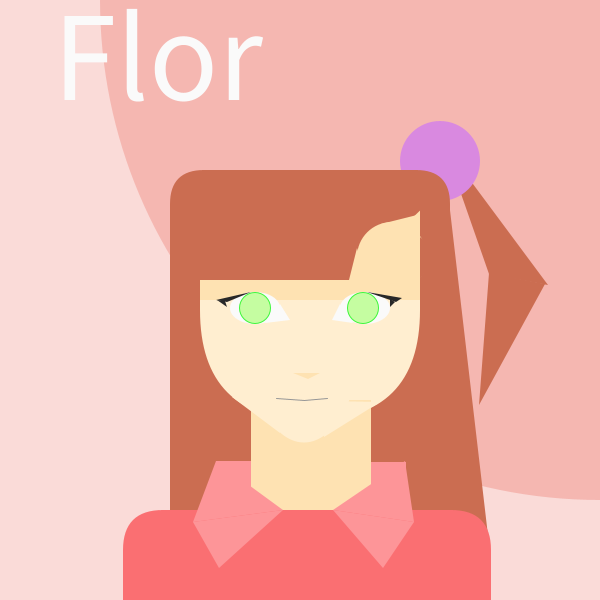
Frame 1 (no input)
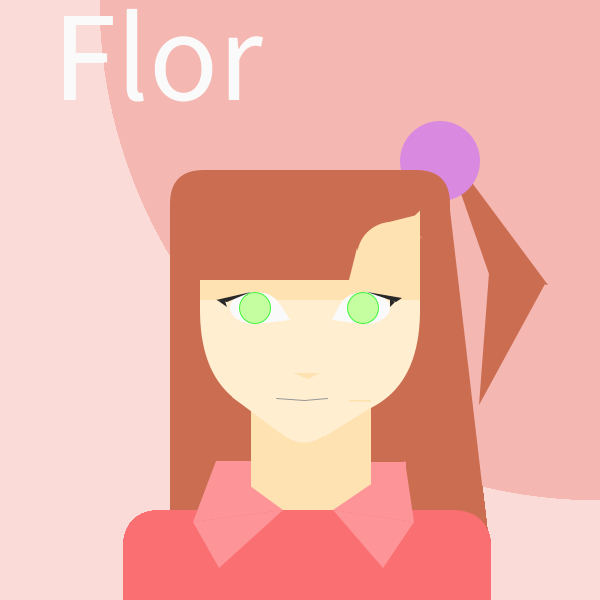
Frame 60 (the mouse pressed at the canvas centre just before this capture)
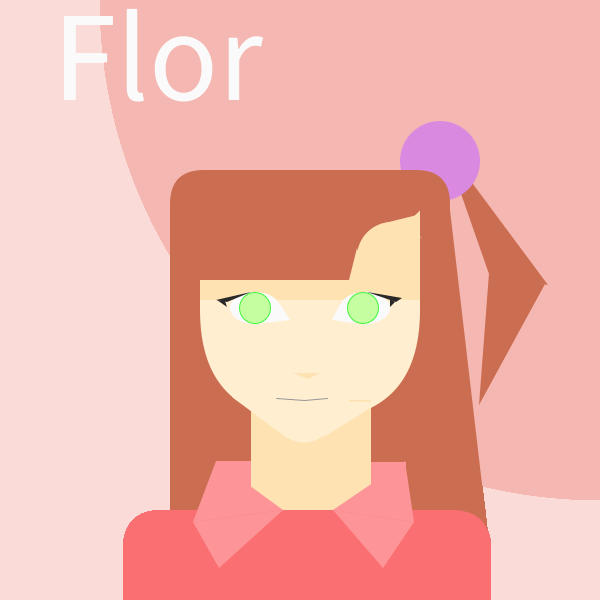
Frame 120 (the mouse held since frame 60 and released just before this capture)

The Processing sketch that drew these frames (run headless with seeded random() and noise(); from frame 60 on, the mouse is pressed at the canvas centre):

// Processing sketch: tp0_pde
// ── tp0_pde.pde
void setup() {
    size(600, 600);
    background(250, 219, 216);
    
}

void draw() {
   println("x:");
    println(mouseX);
    println("y:");
    println(mouseY);
    noStroke();
    
     fill(245, 183, 177);
circle(600,0,1000);

fill(203, 109, 81 );
triangle(489,273,545,284,479,405);
triangle(444,145,548,285,489,274);
fill(217, 137, 224 );

circle(440,161,80);
fill(203, 109, 81);
  rect(170,170,280,360,34,34,0,0);
  
  fill(255, 238, 208);
  rect(200, 200, 220, 220, 12, 12,1000, 1000);
  fill(254, 226, 178 );
  rect(251,400,120,110);
  
  fill(255, 238, 208);
  
   triangle(326,401,380,402,324,437);
  triangle(232,397,273,377,280,433);
  ellipse(304,332,115,221);
  
  fill(254, 226, 178 );
  rect(200,200,220,100);
  
  fill(203, 109, 81);
  rect(200,200,150,80);
  triangle(448,528,448,193,489,544);
  triangle(338,188,432,199,349,279);
  fill(254, 226, 178);
  circle(392,257,70);
  triangle(381,224,417,215,420,276);
  triangle(349,280,357,248,368,283);
  fill(203, 109, 81);
triangle(420,279,420,237,439,252);
fill(250 );
ellipse(255,308,50,32);
triangle(280,304,290,320,265,323);
ellipse(365,308,50,32);
triangle(340,304,332,320,353,323);
fill(62, 246, 58);
circle(255,308,32);
circle(363,308,32);
fill(197, 253, 161);
circle(363,308,30);
circle(255,308,30);
fill(40);
triangle(367,292,402,298,396,302);
triangle(216,300,251,292,227,302);
triangle(217,300,225,301,227,307);
triangle(390,299,395,302,390,307);
fill(250, 111, 114);
rect(123,510,368,300,40,40,0,0);
fill(253, 149, 152);
rect(216,461,35,35);
rect(371,462,35,35);
triangle(405,461,414,522,333,510);
triangle(333,510,414,522,383,568);
triangle(193,522,216,461,283,510);
triangle(193,522,283,510,219,568);
 fill(254, 226, 178);
 triangle(293,373,320,373,308,379);
 stroke(150);
 line(276,398,304,400);
 line(304,400,327,398);
 fill(250);
 textSize(128);
 text("Flor",53,100);





  
  
    
 
 
 
  
  
  
      
      

   
      
   

}
